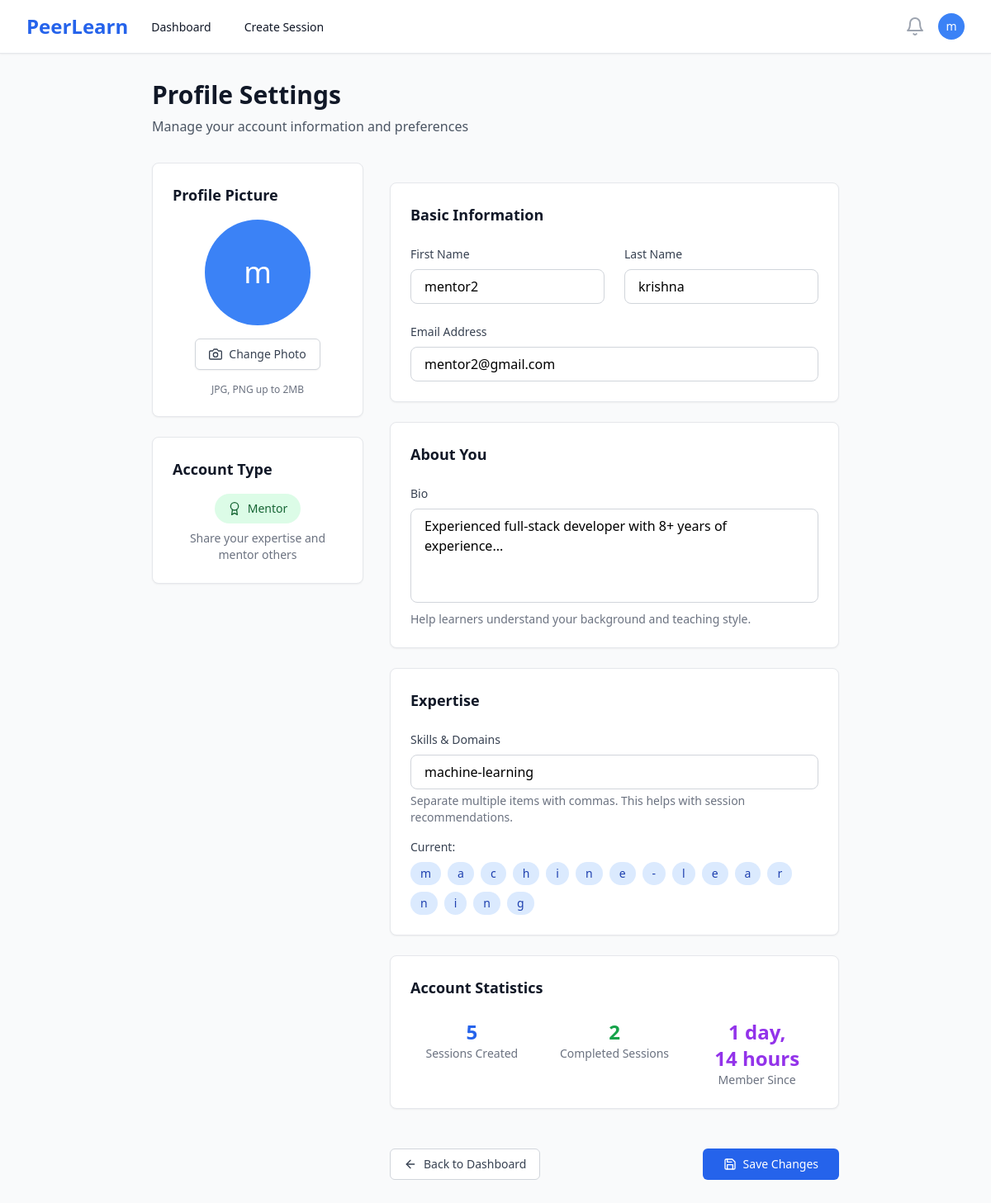
The app's page /profile/ (signed in) with its own data.
### users/models.py (models this page shows, shortened)
class User(AbstractUser):
    ROLE_CHOICES = [
        ('mentor', 'Mentor'),
        ('learner', 'Learner'),
    ]
    id = models.UUIDField(primary_key=True, default=uuid.uuid4, editable=False)
    role = models.CharField(max_length=10, choices=ROLE_CHOICES, default='learner')
    bio = models.TextField(blank=True, null=True)
    skills = models.CharField(max_length=500, blank=True, help_text="Comma-separated skills for recommendation matching")
    expertise = models.CharField(max_length=100, blank=True, help_text="Primary domain/area of expertise")
    profile_image = models.ImageField(upload_to='profiles/', blank=True, null=True)
    created_at = models.DateTimeField(auto_now_add=True)
    updated_at = models.DateTimeField(auto_now=True)
    @property
    def is_mentor(self):
        return self.role == 'mentor'

### users/views.py (the view, shortened to what this page needs)
# urls.py: path('profile/', views.profile_view, name='profile'),
@login_required
def profile_view(request):
    if request.method == 'POST':
        form = UserProfileForm(request.POST, request.FILES, instance=request.user)
        if form.is_valid():
            form.save()
            messages.success(request, 'Profile updated successfully!')
            return redirect('profile')
    else:
        form = UserProfileForm(instance=request.user)
    if request.user.is_mentor:
        from sessions.models import Session
        completed_sessions_count = Session.objects.filter(
            mentor=request.user,
            status='completed'
        ).count()
        confirmed_bookings_count = 0
    context = {
        'form': form,
        'completed_sessions_count': completed_sessions_count,
        'confirmed_bookings_count': confirmed_bookings_count,
    }
    return render(request, 'profile.html', context)

### users/forms.py
class UserProfileForm(forms.ModelForm):
    class Meta:
        model = User
        fields = ('first_name', 'last_name', 'email', 'bio', 'expertise', 'profile_image')
        widgets = {
            'bio': forms.Textarea(attrs={'rows': 4}),
            'expertise': forms.TextInput(attrs={'placeholder': 'Enter skills separated by commas'}),
        }
    def __init__(self, *args, **kwargs):
        super().__init__(*args, **kwargs)
        for field_name, field in self.fields.items():
            field.widget.attrs['class'] = 'w-full px-4 py-2 border border-gray-300 rounded-lg focus:ring-2 focus:ring-blue-500 focus:border-transparent'

### templates/profile.html (shortened to what this page needs)
{% extends 'base.html' %}
{% block content %}
<div class="max-w-4xl mx-auto px-4 sm:px-6 lg:px-8 py-8">
    <div class="mb-8">
        <h1 class="text-3xl font-bold text-gray-900">Profile Settings</h1>
        <p class="mt-2 text-gray-600">Manage your account information and preferences</p>
    </div>
    <div class="grid grid-cols-1 lg:grid-cols-3 gap-8">
        <div class="lg:col-span-1">
            <div class="bg-white rounded-lg shadow-sm border border-gray-200 p-6">
                <h2 class="text-lg font-semibold text-gray-900 mb-4">Profile Picture</h2>
                <div class="text-center">
                    {% if user.profile_image %}
                        <img class="h-32 w-32 rounded-full mx-auto mb-4" src="{{ user.profile_image.url }}" alt="Profile picture">
                    {% else %}
                        <div class="h-32 w-32 rounded-full bg-blue-500 flex items-center justify-center mx-auto mb-4">
                            <span class="text-white text-4xl font-medium">{{ user.first_name|first|default:user.username|first }}</span>
                        </div>
                    {% endif %}
                    <div class="mb-4">
                        <label for="profile_image" class="cursor-pointer inline-flex items-center px-4 py-2 border border-gray-300 rounded-md shadow-sm text-sm font-medium text-gray-700 bg-white hover:bg-gray-50 focus:outline-none focus:ring-2 focus:ring-offset-2 focus:ring-blue-500">
                            <i data-feather="camera" class="h-4 w-4 mr-2"></i>
                            Change Photo
                        </label>
                    </div>
                    <p class="text-xs text-gray-500">
                        JPG, PNG up to 2MB
                    </p>
                </div>
            </div>
            <div class="mt-6 bg-white rounded-lg shadow-sm border border-gray-200 p-6">
                <h2 class="text-lg font-semibold text-gray-900 mb-4">Account Type</h2>
                <div class="text-center">
                    <div class="inline-flex items-center px-4 py-2 rounded-full text-sm font-medium
                                {% if user.is_mentor %}bg-green-100 text-green-800{% else %}bg-blue-100 text-blue-800{% endif %}">
                        {% if user.is_mentor %}
                            <i data-feather="award" class="h-4 w-4 mr-2"></i>
                            Mentor
                        {% else %}
                            <i data-feather="book-open" class="h-4 w-4 mr-2"></i>
                            Learner
                        {% endif %}
                    </div>
                    <p class="mt-2 text-sm text-gray-500">
                        {% if user.is_mentor %}
                            Share your expertise and mentor others
                        {% else %}
                            Learn from expert mentors
                        {% endif %}
                    </p>
                </div>
            </div>
        </div>
        <div class="lg:col-span-2">
            <form method="post" enctype="multipart/form-data" class="space-y-6">
                <div class="bg-white rounded-lg shadow-sm border border-gray-200 p-6">
                    <h2 class="text-lg font-semibold text-gray-900 mb-6">Basic Information</h2>
                    <div class="grid grid-cols-1 md:grid-cols-2 gap-6">
                        <div>
                            <label for="{{ form.first_name.id_for_label }}" class="block text-sm font-medium text-gray-700 mb-2">
                                First Name
                            </label>
                            <input type="text"
                                   id="{{ form.first_name.id_for_label }}"
                                   name="{{ form.first_name.name }}"
                                   value="{{ form.first_name.value|default:'' }}"
                                   class="w-full px-4 py-2 border border-gray-300 rounded-lg focus:ring-2 focus:ring-blue-500 focus:border-transparent">
                        </div>
                        <div>
                            <label for="{{ form.last_name.id_for_label }}" class="block text-sm font-medium text-gray-700 mb-2">
                                Last Name
                            </label>
                            <input type="text"
                                   id="{{ form.last_name.id_for_label }}"
                                   name="{{ form.last_name.name }}"
                                   value="{{ form.last_name.value|default:'' }}"
                                   class="w-full px-4 py-2 border border-gray-300 rounded-lg focus:ring-2 focus:ring-blue-500 focus:border-transparent">
                        </div>
                    </div>
                    <div class="mt-6">
                        <label for="{{ form.email.id_for_label }}" class="block text-sm font-medium text-gray-700 mb-2">
                            Email Address
                        </label>
                        <input type="email"
                               id="{{ form.email.id_for_label }}"
                               name="{{ form.email.name }}"
                               value="{{ form.email.value|default:'' }}"
                               class="w-full px-4 py-2 border border-gray-300 rounded-lg focus:ring-2 focus:ring-blue-500 focus:border-transparent">
                    </div>
                </div>
                <div class="bg-white rounded-lg shadow-sm border border-gray-200 p-6">
                    <h2 class="text-lg font-semibold text-gray-900 mb-6">About You</h2>
                    <div>
                        <label for="{{ form.bio.id_for_label }}" class="block text-sm font-medium text-gray-700 mb-2">
                            Bio
                        </label>
                        <textarea id="{{ form.bio.id_for_label }}"
                                  name="{{ form.bio.name }}"
                                  rows="4"
                                  class="w-full px-4 py-2 border border-gray-300 rounded-lg focus:ring-2 focus:ring-blue-500 focus:border-transparent resize-none"
                                  placeholder="Tell others about yourself, your background, and interests...">{{ form.bio.value|default:'' }}</textarea>
                        <p class="mt-1 text-sm text-gray-500">
                            {% if user.is_mentor %}
                                Help learners understand your background and teaching style.
                            {% else %}
                                Share your learning goals and interests.
                            {% endif %}
                        </p>
                    </div>
                </div>
                <div class="bg-white rounded-lg shadow-sm border border-gray-200 p-6">
                    <h2 class="text-lg font-semibold text-gray-900 mb-6">
                        {% if user.is_mentor %}Expertise{% else %}Interests{% endif %}
                    </h2>
                    <div>
                        <label for="{{ form.expertise.id_for_label }}" class="block text-sm font-medium text-gray-700 mb-2">
                            {% if user.is_mentor %}Skills & Domains{% else %}Learning Interests{% endif %}
                        </label>
                        <input type="text"
                               id="{{ form.expertise.id_for_label }}"
                               name="{{ form.expertise.name }}"
                               value="{{ form.expertise.value|default:'' }}"
                               class="w-full px-4 py-2 border border-gray-300 rounded-lg focus:ring-2 focus:ring-blue-500 focus:border-transparent"
                               placeholder="{% if user.is_mentor %}e.g., Python, Machine Learning, Web Development{% else %}e.g., Programming, Data Science, Design{% endif %}">
                        <p class="mt-1 text-sm text-gray-500">
                            Separate multiple items with commas. This helps with session recommendations.
                        </p>
                    </div>
                    {% if user.expertise %}
                    <div class="mt-4">
                        <p class="text-sm font-medium text-gray-700 mb-2">Current:</p>
                        <div class="flex flex-wrap gap-2">
                            {% for item in user.expertise %}
                                <span class="px-3 py-1 text-sm font-medium bg-blue-100 text-blue-800 rounded-full">
                                    {{ item }}
                                </span>
                            {% endfor %}
                        </div>
                    </div>
                    {% endif %}
                </div>
                <div class="bg-white rounded-lg shadow-sm border border-gray-200 p-6">
                    <h2 class="text-lg font-semibold text-gray-900 mb-6">Account Statistics</h2>
                    <div class="grid grid-cols-1 md:grid-cols-3 gap-6">
                        <div class="text-center">
                            <div class="text-2xl font-bold text-blue-600">
                                {% if user.is_mentor %}{{ user.mentor_sessions.count }}{% else %}{{ user.bookings.count }}{% endif %}
                            </div>
                            <div class="text-sm text-gray-500">
                                {% if user.is_mentor %}Sessions Created{% else %}Sessions Attended{% endif %}
                            </div>
                        </div>
                        <div class="text-center">
                            <div class="text-2xl font-bold text-green-600">
                                {% if user.is_mentor %}{{ completed_sessions_count }}{% else %}{{ confirmed_bookings_count }}{% endif %}
                            </div>
                            <div class="text-sm text-gray-500">
                                {% if user.is_mentor %}Completed Sessions{% else %}Confirmed Bookings{% endif %}
                            </div>
                        </div>
                        <div class="text-center">
                            <div class="text-2xl font-bold text-purple-600">{{ user.date_joined|timesince }}</div>
                            <div class="text-sm text-gray-500">Member Since</div>
                        </div>
                    </div>
                </div>
                <div class="flex justify-between pt-6">
                    <a href="{% if user.is_mentor %}{% url 'mentor_dashboard' %}{% else %}{% url 'learner_dashboard' %}{% endif %}"
                       class="inline-flex items-center px-4 py-2 border border-gray-300 text-sm font-medium rounded-md text-gray-700 bg-white hover:bg-gray-50 focus:outline-none focus:ring-2 focus:ring-offset-2 focus:ring-blue-500">
                        <i data-feather="arrow-left" class="h-4 w-4 mr-2"></i>
                        Back to Dashboard
                    </a>
                    <button type="submit"
                            class="inline-flex items-center px-6 py-2 border border-transparent text-sm font-medium rounded-md text-white bg-blue-600 hover:bg-blue-700 focus:outline-none focus:ring-2 focus:ring-offset-2 focus:ring-blue-500">
                        <i data-feather="save" class="h-4 w-4 mr-2"></i>
                        Save Changes
                    </button>
                </div>
            </form>
        </div>
    </div>
</div>
{% endblock %}

### templates/base.html (shortened to what this page needs)
<!DOCTYPE html>
<html lang="en" class="h-full bg-gray-50">
<head>
    <script src="https://cdn.tailwindcss.com"></script>
</head>
<body class="h-full">
    {% if user.is_authenticated %}
    <nav class="bg-white shadow-sm border-b border-gray-200" x-data="{ mobileMenuOpen: false }">
        <div class="max-w-7xl mx-auto px-4 sm:px-6 lg:px-8">
            <div class="flex justify-between h-16">
                <div class="flex">
                    <div class="flex-shrink-0 flex items-center">
                        <a href="{% url 'landing' %}" class="text-2xl font-bold text-blue-600">PeerLearn</a>
                    </div>
                    <div class="hidden sm:ml-6 sm:flex sm:space-x-8">
                        {% if user.is_mentor %}
                            <a href="{% url 'mentor_dashboard' %}" class="border-transparent text-gray-900 hover:text-blue-600 inline-flex items-center px-1 pt-1 border-b-2 text-sm font-medium">
                                Dashboard
                            </a>
                            <a href="{% url 'create_session' %}" class="border-transparent text-gray-900 hover:text-blue-600 inline-flex items-center px-1 pt-1 border-b-2 text-sm font-medium">
                                Create Session
                            </a>
                        {% endif %}
                    </div>
                </div>
                <div class="hidden sm:ml-6 sm:flex sm:items-center">
                    <button type="button" class="bg-white p-1 rounded-full text-gray-400 hover:text-gray-500 focus:outline-none focus:ring-2 focus:ring-offset-2 focus:ring-blue-500">
                        <i data-feather="bell" class="h-6 w-6"></i>
                    </button>
                    <div class="ml-3 relative" x-data="{ open: false }">
                        <div>
                            <button @click="open = !open" type="button" class="bg-white rounded-full flex text-sm focus:outline-none focus:ring-2 focus:ring-offset-2 focus:ring-blue-500" id="user-menu-button">
                                <div class="h-8 w-8 rounded-full bg-blue-500 flex items-center justify-center">
                                    <span class="text-white text-sm font-medium">{{ user.first_name|first|default:user.username|first }}</span>
                                </div>
                            </button>
                        </div>
                    </div>
                </div>
            </div>
        </div>
    </nav>
    {% endif %}
    <main class="{% if user.is_authenticated %}pt-0{% else %}pt-0{% endif %}">
        {% block content %}{% endblock %}
    </main>
</body>
</html>

### records on screen
User: first_name|first "m", first_name "mentor2", last_name "krishna", email "mentor2@gmail.com", bio "Experienced full-stack developer with 8+ years of experience...", expertise "machine-learning", mentor_sessions.count "5", date_joined "1 day, 14 hours"

### other values on screen
{{ item }} "m" "a" "c" "h" "i" "n" "e" "-" "l" "e" "a" "r" "n" "i" "n" "g"
{{ completed_sessions_count }} "2"
